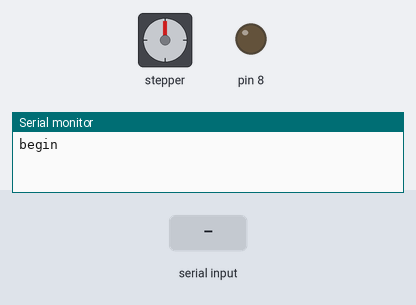
Bench run of a sketch on a simulated Arduino Uno, built with avr-gcc and run on an emulated ATmega328P. On the bench: stepper motor, output pins drawn as LEDs (lit = HIGH), the last lines printed to the serial monitor. The inputs (shaded band) are chosen by the test bench. Stepper angles assume 200 steps per turn.

Above: at 2.2 s.
2.3 s: "1,90,45\n" received over Serial
At 2.76 s:
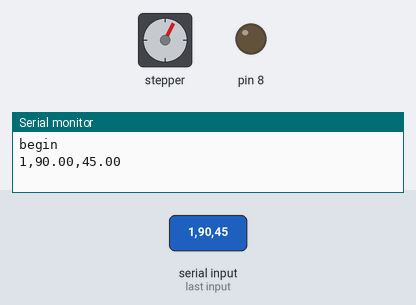
At 6.5 s:
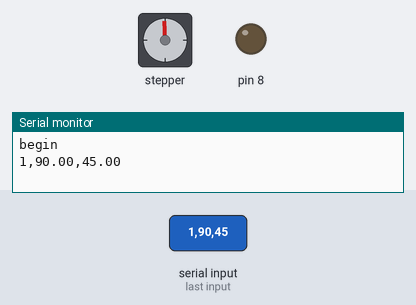
Timing chart, 0 to 8.0 s (numbered marks = the images above; inputs shaded):
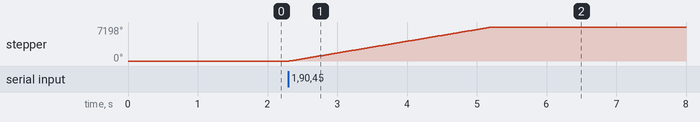

The sketch:

main.ino
```cpp
#include "Motor.h"

// Articulacion 1
#define dirPinA1 36
#define stepPinA1 28
#define sensorPin1 42
#define stepsPerUnit1 44.4444//2.7777

// // Articulacion 2
#define dirPin2A 34
#define stepPin2A 26
#define dirPin2B 32
#define stepPin2B 24
#define sensorPin2 44
#define stepsPerUnit2 238

//Articulacion 3
 #define dirPin3 30
 #define stepPin3 22
 #define sensorPin3 46
 #define stepsPerUnit3 275

//Articulacion 4
#define dirPin4 31
#define stepPin4 23
#define sensorPin4 48
#define stepsPerUnit4 17.7777

//Articulacion 5
#define dirPin5 33
#define stepPin5 25
#define sensorPin5 43
#define stepsPerUnit5 35

//Articulacion 6
#define dirPin6 35
#define stepPin6 27
#define sensorPin6 47
#define stepsPerUnit6 44.4444//17.7777

//Articulacion 7 NO SE USA
#define dirPin7 37
#define stepPin7 29
#define sensorPin7 47
#define stepsPerUnit7 100

//step8 29
//dir8 37
//sensor7 45
//sensor8 43


float position;
float speed;
int motorTarget;

Articulacion articulacion1(dirPinA1,stepPinA1,sensorPin1,stepsPerUnit1);
Articulacion articulacion2(dirPin2A,stepPin2A,dirPin2B,stepPin2B,sensorPin2,stepsPerUnit2);
Articulacion articulacion3(dirPin3,stepPin3,sensorPin3,stepsPerUnit3);
Articulacion articulacion4(dirPin4,stepPin4,sensorPin4,stepsPerUnit4);
Articulacion articulacion5(dirPin5,stepPin5,sensorPin5,stepsPerUnit5);
Articulacion articulacion6(dirPin6,stepPin6,sensorPin6,stepsPerUnit6);
Articulacion articulacion7(dirPin7,stepPin7,sensorPin7,stepsPerUnit7);

void setup() {
  pinMode(8,OUTPUT);
  digitalWrite(8,0);
  Serial.begin(9600);
  Serial.println("begin");
  delay(1000);
  //articulacion2.Art2Ofsset();
  //articulacion1.Art360Ofsset();
  //articulacion3.Art3Ofsset();
  //articulacion4.Art360Ofsset();
}
void loop() {
  if (Serial.available() > 0) {
    String command = Serial.readStringUntil('\n');
    parseCommand(command);
    Serial.print(motorTarget);
    Serial.print(",");
    Serial.print(position);
    Serial.print(",");
    Serial.println(speed);
        switch(motorTarget){
        case 1:
          articulacion1.moveTo(position, speed);
          break;
        case 2:
          articulacion2.moveTo(position, speed);
          break;
        case 3:
          articulacion3.moveTo(position, speed);
          break;
        case 4:
          articulacion4.moveTo(position, speed);
          break;
        case 5:
          articulacion5.moveTo(position, speed);
          break;
        case 6:
          articulacion6.moveTo(position, speed);
          break;
        case 7:
          articulacion7.moveTo(position, speed);
          break;
        }
  }
  //Serial.println(digitalRead(articulacion2.sensorPin));
  articulacion1.motor1.runSpeedToPosition();
  articulacion2.motor1.runSpeedToPosition();
  articulacion2.motor2.runSpeedToPosition();
  articulacion3.motor1.runSpeedToPosition();
  articulacion4.motor1.runSpeedToPosition();
  articulacion5.motor1.runSpeedToPosition();
  articulacion6.motor1.runSpeedToPosition();
 // articulacion7.motor1.runSpeedToPosition();
}

void parseCommand(String cmd) {
  int firstCommaIndex = cmd.indexOf(",");
  if (firstCommaIndex != -1) {
    int secondCommaIndex = cmd.indexOf(",", firstCommaIndex + 1);
    if (secondCommaIndex != -1) {
      String variable1String = cmd.substring(0, firstCommaIndex);
      String variable2String = cmd.substring(firstCommaIndex + 1, secondCommaIndex);
      String variable3String = cmd.substring(secondCommaIndex + 1);
    motorTarget = variable1String.toInt();
    position = variable2String.toInt();
    speed = variable3String.toInt();
  }
  }
}
```

Motor.h
```cpp
#ifndef MOTOR_H
#define MOTOR_H

#include <AccelStepper.h>

class Articulacion{
    public:
      AccelStepper motor1;
      AccelStepper motor2;
      int stepPin1;
      int dirPin1;
      int stepPin2;
      int dirPin2;
      int sensorPin;
      float steps_per_unit;
      int minPos;
      int maxPos;
      int midPos;
      float maxSpeed;
      int offSet;
      int currentPosition;

// CONSTRUCTOR UN MOTOR
      Articulacion(
          int _dirPin1,
          int _stepPin1,
          int _sensorPin,
          float _steps_per_unit):
          motor1(AccelStepper(AccelStepper::DRIVER, _stepPin1, _dirPin1)){
          stepPin1 = _stepPin1;
          dirPin1 = _dirPin1;
          stepPin2 = -1;
          dirPin2 = -1;
          steps_per_unit = _steps_per_unit;
          pinMode(_sensorPin, INPUT);
          maxSpeed = 1000;
          sensorPin = _sensorPin;
          motor1.setMaxSpeed(30000.0);
          motor1.setAcceleration(10);
      }
      // CONSTRUCTOR DOS MOTORES
      Articulacion(
          int _dirPin1,
          int _stepPin1,
          int _dirPin2,
          int _stepPin2,
          int _sensorPin,
          float _steps_per_unit)
          :motor1(AccelStepper(AccelStepper::DRIVER, _stepPin1, _dirPin1)),
          motor2(AccelStepper(AccelStepper::DRIVER, _stepPin2, _dirPin2)){
          stepPin1 = _stepPin1;
          dirPin1 = _dirPin1;
          stepPin2 = _stepPin2;
          dirPin2 = _dirPin2;
          steps_per_unit = _steps_per_unit;
          pinMode(_sensorPin, INPUT);
          sensorPin = _sensorPin;
          motor1.setMaxSpeed(10000.0);
          motor1.setAcceleration(10.0);
          motor2.setMaxSpeed(10000.0);
          motor2.setAcceleration(10.0);
      }

//Encontrar en cero para los de 360 grados
      void setOffSet360(){
        Serial.println("Setting offSet");
        //FIRST TURN
        bool offSetFlag = false;
        moveTo(360*steps_per_unit,20);
        while(!offSetFlag){
          motor1.runSpeedToPosition();
          if(stepPin2 != -1 && dirPin2 != -1){
            motor2.runSpeedToPosition();
          }
          offSetFlag = !digitalRead(sensorPin);
        }
        motor1.stop();
        motor1.setSpeed(0);
        if(stepPin2 != -1 && dirPin2 != -1){
          motor2.stop();
          motor2.setSpeed(0);
        }
        offSet = motor1.currentPosition();
        maxPos = offSet;
        //SECOND TURN
        offSetFlag = false;
        moveTo(-2*360*steps_per_unit,20);
        while(!offSetFlag){
          static unsigned long startTime = millis();
          motor1.runSpeedToPosition();
          if(stepPin2 != -1 && dirPin2 != -1){
            motor2.runSpeedToPosition();
          }
          if(millis()-startTime > 1000){
            offSetFlag = !digitalRead(sensorPin);
          }
        }
        motor1.stop();
        motor1.setSpeed(0);
        if(stepPin2 != -1 && dirPin2 != -1){
          motor2.stop();
          motor2.setSpeed(0);
        }
        minPos = motor1.currentPosition()+offSet;
        Serial.println("End offSet");
        Serial.print(minPos);
        Serial.print(",");
        Serial.println(maxPos);
      }

     void setOffSet180(){
        Serial.println("Setting offSet");
        moveTo(360*steps_per_unit,20);
        bool offSetFlag1 = false;
        //FIRST LIMIT
        while(true){
          delay(100);
          motor1.runSpeedToPosition();
          delay(100);
          motor2.runSpeedToPosition();
          if(!digitalRead(sensorPin)){
            break;
          }
        }
        Serial.println("salio");
        motor1.stop();
        motor1.setSpeed(0);
        if(stepPin2 != -1 && dirPin2 != -1){
          motor2.stop();
          motor2.setSpeed(0);
        }
        offSet = motor1.currentPosition();
        maxPos = offSet;

        // //CENTRAL LIMIT
        // bool offSetFlag2 = false;
        // moveTo(-180*steps_per_unit,20);
        // while(!offSetFlag2){
        //   static unsigned long startTime2 = millis();
        //   motor1.runSpeedToPosition();
        //   if(stepPin2 != -1 && dirPin2 != -1){
        //     motor2.runSpeedToPosition();
        //   }
        //   if(millis()-startTime2 > 2000){
        //     offSetFlag2 = !digitalRead(sensorPin);
        //   }
        // }
        // motor1.stop();
        // motor1.setSpeed(0);
        // if(stepPin2 != -1 && dirPin2 != -1){
        //   motor2.stop();
        //   motor2.setSpeed(0);
        // }
        // midPos = motor1.currentPosition();

        // //LAST LIMIT
        // bool offSetFlag3 = false;
        // moveTo(-360*steps_per_unit,20);
        // while(!offSetFlag3){
        // static unsigned long startTime3 = millis();
        //   motor1.runSpeedToPosition();
        //   if(stepPin2 != -1 && dirPin2 != -1){
        //     motor2.runSpeedToPosition();
        //   }
        //   if(millis()-startTime3 > 2000){
        //     offSetFlag3 = !digitalRead(sensorPin);
        //   }
        // }
        // motor1.stop();
        // motor1.setSpeed(0);
        // if(stepPin2 != -1 && dirPin2 != -1){
        //   motor2.stop();
        //   motor2.setSpeed(0);
        // }
        // maxPos = motor1.currentPosition();

        Serial.println("End offSet");
        Serial.print(minPos);
        Serial.print("-");
        Serial.print(midPos);
        Serial.print("-");
        Serial.println(maxPos);

    }

      void setSpeed(float motor_speed){
        motor1.setMaxSpeed(motor_speed * steps_per_unit);
        if(stepPin2 != -1 && dirPin2 != -1){
          motor2.setMaxSpeed(motor_speed * steps_per_unit);
        }
      };

      void setAccel(float motor_accel){
        motor1.setAcceleration(motor_accel*steps_per_unit);
        if(stepPin2 != -1 && dirPin2 != -1){
          motor2.setAcceleration(motor_accel*steps_per_unit);
        }
      };

      void moveTo(float move_target,float speed_target){
        int target = (int)(move_target*steps_per_unit);
        motor1.moveTo(target+offSet);
        motor1.setSpeed(speed_target*steps_per_unit);
        if(stepPin2 != -1 && dirPin2 != -1){
          motor2.moveTo(target+offSet);
          motor2.setSpeed(speed_target*steps_per_unit);
        }
      };

      unsigned long calibrate(float positionTarget, float speedTarget){
        moveTo(positionTarget,speedTarget);
        unsigned long serialTime = millis();
        unsigned long startTime = millis();
        while (true) {
        // motor1.run();
          motor1.runSpeedToPosition();
          // if(millis()-serialTime >= 500){
          //   serialTime = millis();
          //   Serial.println(motor1.currentPosition());
          // }
          if (abs(motor1.currentPosition()) == floor(abs(positionTarget)*steps_per_unit)+offSet) {
            return (millis()-startTime);
              break;
          }
          if(millis()-startTime > 25000){
            break;
          }
        }
      }

      void run(){
            static unsigned long startTime = millis();
            motor1.setAcceleration(25);
            if(millis()-startTime <= 500){
                motor1.run();
            }
            else{
              motor1.runSpeedToPosition();
            }
      }
//***********************************************************************************************
      void Art2Ofsset(){
        //Serial.println("Reversa");
        //Acostado en a caja
        while(digitalRead(sensorPin)){
          motor1.moveTo(-180*steps_per_unit);
          motor2.moveTo(-180*steps_per_unit);
          motor1.setSpeed(10*steps_per_unit);
          motor2.setSpeed(10*steps_per_unit);
          motor1.runSpeedToPosition();
          motor2.runSpeedToPosition();
        }
        motor1.setCurrentPosition(0);
        motor2.setCurrentPosition(0);
        //Serial.println("Primer Cero");
        //Estamos en el cero original?
        if(digitalRead(sensorPin) == 0 ){
          //Serial.println("Reversa Poquito");
          motor1.moveTo(-3*steps_per_unit);
          motor2.moveTo(-3*steps_per_unit);
          while(motor1.currentPosition() != -3*steps_per_unit || motor2.currentPosition() != -3*steps_per_unit){
             motor1.setSpeed(10*steps_per_unit);
             motor2.setSpeed(10*steps_per_unit);
             motor1.runSpeedToPosition();
             motor2.runSpeedToPosition();
           }
        }
        //Si seguimos en cero estamos en el extremo del lado contrario
        if(digitalRead(sensorPin) == 0 ){
          //Serial.println("Extremo");
          //Salimos del cero
          motor1.moveTo(20*steps_per_unit);
          motor2.moveTo(20*steps_per_unit);
          while(motor1.currentPosition() != 20*steps_per_unit || motor2.currentPosition() != 20*steps_per_unit){
             motor1.setSpeed(10*steps_per_unit);
             motor2.setSpeed(10*steps_per_unit);
             motor1.runSpeedToPosition();
             motor2.runSpeedToPosition();
          }
           //Buscamos el cero original
          motor1.moveTo(180*steps_per_unit);
          motor2.moveTo(180*steps_per_unit);
          while(motor1.currentPosition() != 180*steps_per_unit || motor2.currentPosition() != 180*steps_per_unit){
             motor1.setSpeed(10*steps_per_unit);
             motor2.setSpeed(10*steps_per_unit);
             motor1.runSpeedToPosition();
             motor2.runSpeedToPosition();
             if(digitalRead(sensorPin) == 0){break;}
           }
        }
        else{
          //Serial.println("Adelante Poquito");
          motor1.moveTo(0*steps_per_unit);
          motor2.moveTo(0*steps_per_unit);
          while(motor1.currentPosition() != 0*steps_per_unit || motor2.currentPosition() != 0*steps_per_unit){
             motor1.setSpeed(10*steps_per_unit);
             motor2.setSpeed(10*steps_per_unit);
             motor1.runSpeedToPosition();
             motor2.runSpeedToPosition();
           }
        }
        motor1.setCurrentPosition(0);
        motor2.setCurrentPosition(0);
        //Serial.println("Cero Encontrado");
      }


      void Art3Ofsset(){
        //Asumiendo por encima de la caja
        Serial.println("Salimos del cero");
        motor1.moveTo(11*steps_per_unit);
          while(motor1.currentPosition() != 11*steps_per_unit ){
             motor1.setSpeed(5*steps_per_unit);
             motor1.runSpeedToPosition();
           }
        while(digitalRead(sensorPin)){
          motor1.moveTo(180*steps_per_unit);
          motor1.setSpeed(5*steps_per_unit);
          motor1.runSpeedToPosition();
        }
        motor1.setCurrentPosition(0);

        delay(3000);
        Serial.println("Primer Cero");
        //Estamos en el cero original?
        if(digitalRead(sensorPin) == 0 ){
          Serial.println("Reversa Poquito");
          motor1.moveTo(5*steps_per_unit);
          while(motor1.currentPosition() != 5*steps_per_unit ){
             motor1.setSpeed(5*steps_per_unit);
             motor1.runSpeedToPosition();
           }
        }
        //Si seguimos en cero estamos en el extremo del lado contrario
        if(digitalRead(sensorPin) == 0 ){
          Serial.println("Extremo");
          //Salimos del cero
          motor1.moveTo(-20*steps_per_unit);
          while(motor1.currentPosition() != -20*steps_per_unit){
             motor1.setSpeed(5*steps_per_unit);
             motor1.runSpeedToPosition();
          }
           //Buscamos el cero original
          motor1.moveTo(-180*steps_per_unit);
          while(motor1.currentPosition() != -180*steps_per_unit){
             motor1.setSpeed(5*steps_per_unit);
             motor1.runSpeedToPosition();
             if(digitalRead(sensorPin) == 0){break;}
           }
        }
        else{
          Serial.println("Adelante Poquito");
          motor1.moveTo(0*steps_per_unit);
          while(motor1.currentPosition() != 0*steps_per_unit){
             motor1.setSpeed(5*steps_per_unit);
             motor1.runSpeedToPosition();
           }
        }
        motor1.setCurrentPosition(0);
        Serial.println("Cero 3 Encontrado");
      }
      void Art360Ofsset(){
        motor1.moveTo(180*steps_per_unit);
        //Serial.println("Recorrido Positivo");
        while(motor1.currentPosition() < 180*steps_per_unit-1 || motor1.currentPosition() > 180*steps_per_unit+1 ){
          motor1.setSpeed(20*steps_per_unit);
          motor1.runSpeedToPosition();
          //int val = motor1.currentPosition()/steps_per_unit;
          //Serial.println(val);
          if(digitalRead(sensorPin) == 0){
            //Serial.println("Cero Encontrado");
            break;}
        }
        //Serial.println("Recorrido Negativo");
        while(digitalRead(sensorPin)){
          motor1.moveTo(-180*steps_per_unit);
          motor1.setSpeed(20*steps_per_unit);
          motor1.runSpeedToPosition();
        }
        motor1.setCurrentPosition(0);
      }


};
#endif
```

Measured:
- after the input at 2.3 s, stepper: turns 7198° clockwise in 2.9 s, starting at once
